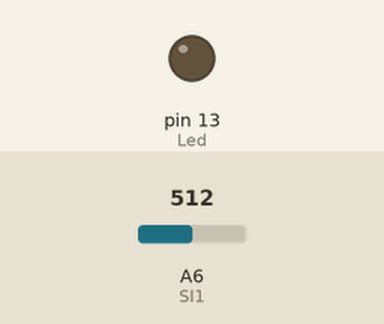
Bench run of a sketch on a simulated Arduino Nano, built with avr-gcc and run on an emulated ATmega328P. Parts: output pins drawn as LEDs (lit = HIGH). The inputs (shaded band) are chosen by the test bench; at power-on: A6 (SI1) = 512.

Above: at 1.2 s.
1.3 s: A6 (SI1) set to 64
2.8 s: A6 (SI1) set to 54
At 3.7 s:
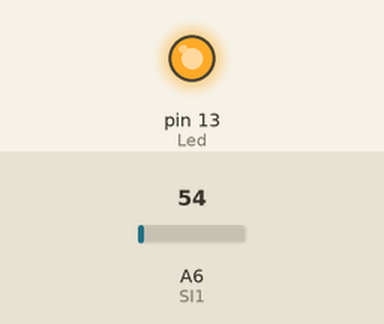
4.3 s: A6 (SI1) set to 70
At 4.8 s:
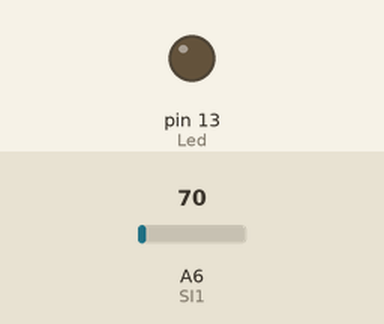
5.8 s: A6 (SI1) set to 50
At 7.2 s:
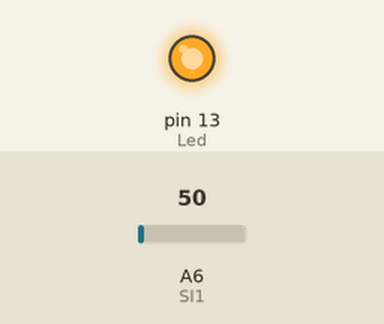
Timing chart, 0 to 8.3 s (numbered marks = the images above; inputs shaded):
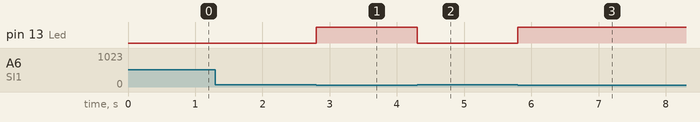

Measured:
- the behaviour switches between 61 and 60 on A6 (SI1) (found by bisection; images 0 and 1)
- after the input at 1.3 s, every drawn part: stays the same
- after the input at 2.8 s, pin 13 (Led): LOW → HIGH at once
- after the input at 4.3 s, pin 13 (Led): HIGH → LOW at once
- after the input at 5.8 s, pin 13 (Led): LOW → HIGH at once

The sketch:

test_sensor_linea.ino
```cpp
const int SI1 = A6;
int stsi1;

const int Led = 13;

void setup()
{
  pinMode(SI1,INPUT);
  pinMode(Led,OUTPUT);
}

void loop()
{
  stsi1 = analogRead(SI1);
  if(stsi1 <= 60)
  {
    digitalWrite(Led,HIGH);
  }
  else{digitalWrite(Led,LOW);}
}
```
